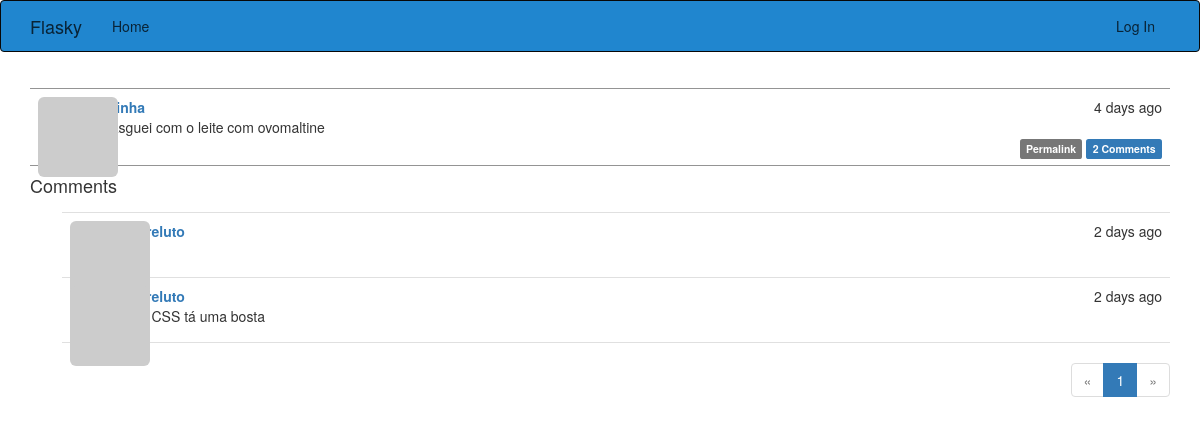
The app's page /post/4 with its own data.
### app/models.py (models this page shows, shortened)
class Post(db.Model):
    __tablename__ = 'Posts'
    id = db.Column(db.Integer, primary_key=True)
    body = db.Column(db.Text)
    timestamp = db.Column(db.DateTime, index=True, default=datetime.utcnow)
    author_id = db.Column(db.Integer, db.ForeignKey('users.id'))
    body_html = db.Column(db.Text)
    comments = db.relationship('Comment', backref='post', lazy='dynamic')

class Comment(db.Model):
    __tablename__='comments'
    id = db.Column(db.Integer, primary_key=True)
    body = db.Column(db.Text)
    body_html = db.Column(db.Text)
    timestamp= db.Column(db.DateTime, index=True, default=datetime.utcnow)
    disable = db.Column(db.Boolean)
    author_id = db.Column(db.Integer, db.ForeignKey('users.id'))
    post_id = db.Column(db.Integer, db.ForeignKey('Posts.id'))

class User(UserMixin, db.Model):
    __tablename__ = 'users'
    id = db.Column(db.Integer, primary_key=True)
    email = db.Column(db.String(65), unique=True, index=True)
    username = db.Column(db.String(64), unique=True, index=True)
    password_hash = db.Column(db.String(128))
    role_id = db.Column(db.Integer, db.ForeignKey('roles.id'))
    confirmed = db.Column(db.Boolean,  default=False)
    name = db.Column(db.String(64))
    location = db.Column(db.String(64))
    about_me = db.Column(db.Text())
    menber_since = db.Column(db.DateTime(), default=datetime.utcnow)
    last_seen = db.Column(db.DateTime(), default=datetime.utcnow)
    avatar_hash = db.Column(db.String(32))
    posts = db.relationship('Post', backref='author', lazy='dynamic')
    followed = db.relationship('Follow', foreign_keys=[Follow.follower_id],
                                 backref=db.backref('follower', lazy='joined'),
                                 lazy='dynamic', cascade='all,  delete-orphan')
    followers = db.relationship('Follow',foreign_keys=[Follow.followed_id],
                                 backref=db.backref('followed', lazy='joined'),
                                 lazy='dynamic', cascade='all, delete-orphan')
    comments = db.relationship('Comment', backref='author', lazy='dynamic')
    @property
    def password(self):
        raise AttributeError('Password is not a readable attribute')
    def gravatar(self, size=100, default='identicon', ratting='g'):
        if request.is_secure:
            url = 'https://secure.gravatar.com/avatar'
        else:
            url = 'https://secure.gravatar.com/avatar'
            hash = self.avatar_hash or self.gravatar_hash()
            return '{url}/{hash}?s={size}&d={default}&r={ratting}'.format(
                url=url, hash=hash, size=size, default=default, ratting=ratting)

### app/main/views.py (the view)
@main.route('/post/<int:id>', methods=['GET', 'POST'])
def post(id):
    post = Post.query.get_or_404(id)
    form=CommentForm()
    if form.validate_on_submit():
        comment = Comment(body=form.body.data, post=post, author=current_user._get_current_object())
        db.session.add(comment)
        db.session.commit()
        flash('your comment has been published')
        return redirect(url_for('.post', id=post.id, page=1))
    page = request.args.get('page', 1, type=int)
    if page == 1:
        page = (post.comments.count() -1) // current_app.config['FLASKY_COMMENTS_PER_PAGE'] + 1
    pagination = post.comments.order_by(Comment.timestamp.asc()).paginate(page,
        per_page=current_app.config['FLASKY_COMMENTS_PER_PAGE'], error_out=False)
    comments = pagination.items
    return render_template('post.html', posts=[post], form=form, comments=comments, pagination=pagination)

### app/auth/views.py (called while the page is built)
@auth.before_app_request
def before_request():
    if current_user.is_authenticated:
        current_user.ping()
        if not current_user.confirmed \
                and request.endpoint \
                and request.blueprint != 'auth'\
                and request.endpoint != 'static':
            return  redirect(url_for('auth.unconfirmed'))

### app/main/__init__.py (called while the page is built)
@main.app_context_processor
def inject_permissions():
    return dict(Permission=Permission)

### app/models.py (called while the page is built)
    def can(self, permissions):
        return  False

    def is_administrator(self):
        return False

### app/templates/post.html (shortened to what this page needs)
{% extends "base.html" %}
{% import "bootstrap/wtf.html" as wtf %}
{% import "_macros.html" as macros %}
{% block page_content %}
{% include '_posts.html' %}
<h4 id="comments">Comments</h4>
{% include '_comments.html' %}
{% if pagination %}
<div class="pagination">
    {{ macros.pagination_widget(pagination, '.post', fragment='#comments', id=posts[0].id) }}
</div>
{% endif %}
{% endblock %}

### app/templates/_posts.html (shortened to what this page needs)
<ul class="posts">
    {% for post in posts %}
    <li class="post">
        <div class="post-thumbnail">
            <a href="{{ url_for('.user', username=post.author.username) }}">
                <img class="img-rounded profile-thumbnail" src="{{ post.author.gravatar(size=40) }}">
            </a>
        </div>
        <div class="post-content">
            <div class="post-date">{{ moment(post.timestamp).fromNow() }}</div>
            <div class="post-author"><a href="{{ url_for('.user', username=post.author.username) }}">{{ post.author.username }}</a></div>
            <div class="post-body">
                {% if post.body_html %}
                    {{ post.body_html | safe }}
                {% else %}
                    {{ post.body }}
                {% endif %}
            </div>
            <div class="post-footer" >
                <a href="{{ url_for('.post', id=post.id) }}">
                    <span class="label label-default">Permalink</span>
                </a>
                <a href="{{ url_for('.post', id=post.id) }}#comments">
                    <span class="label label-primary">{{ post.comments.count() }} Comments</span>
                </a>
            </div>
        </div>
    </li>
    {% endfor %}
</ul>

### app/templates/_comments.html (shortened to what this page needs)
<ul class="comments">
    {% for comment in comments %}
    <li class="comment">
        <div class="comment-thumbnail">
            <a href="{{ url_for('.user', username=comment.author.username) }}">
                <img class="img-rounded profile-thumbnail" src="{{ comment.author.gravatar(size=40) }}">
            </a>
        </div>
        <div class="comment-content">
            <div class="comment-date">{{ moment(comment.timestamp).fromNow() }}</div>
            <div class="comment-author"><a href="{{ url_for('.user', username=comment.author.username) }}">{{ comment.author.username }}</a></div>
            <div class="comment-body">
                {% if moderate or not comment.disable %}
                    {% if comment.body_html %}
                        {{ comment.body_html | safe }}
                    {% else %}
                        {{ comment.body }}
                    {% endif %}
                    {% endif %}
            </div>
        </div>
    </li>
    {% endfor %}
</ul>

### app/static/CSS/styles.css (style rules this page uses)
.profile-thumbnail { position: absolute; }
ul.posts { list-style-type: none; padding: 0px; margin: 16px 0px 0px 0px; border-top: 1px solid #0000006b; }
ul.posts li.post { padding: 8px; border-bottom: 1px solid #0000006b; }
div.post-date { float: right; }
div.post-author { font-weight: bold; }
div.post-thumbnail { position: absolute; }
div.post-content { margin-left: 48px; min-height: 48px; }
div.pagination { width: 100%; text-align: right; padding: 0px; margin: 0px; }
div.post-footer { text-align: right; }
ul.comments { list-style-type: none; padding: 0px; margin: 16px 0px 0px 0px; }
ul.comments li.comment { margin-left: 32px; padding: 8px; border-bottom: 1px solid #e0e0e0; }
ul.comments li.comment:nth-child(1) { border-top: 1px solid #e0e0e0; }
div.comment-date { float: right; }
div.comment-author { font-weight: bold; }
div.comment-thumbnail { position: absolute; }
div.comment-content { margin-left: 48px; min-height: 48px; }

### records on screen
Post: timestamp "4 days ago", body "Engasguei com o leite com ovomaltine", comments.count "2"
Comment: timestamp "2 days ago", author.username "Azzireluto"
Comment: timestamp "2 days ago", author.username "Azzireluto", body_html "essa CSS tá uma bosta"

### other values on screen
{{ p }} "1"
